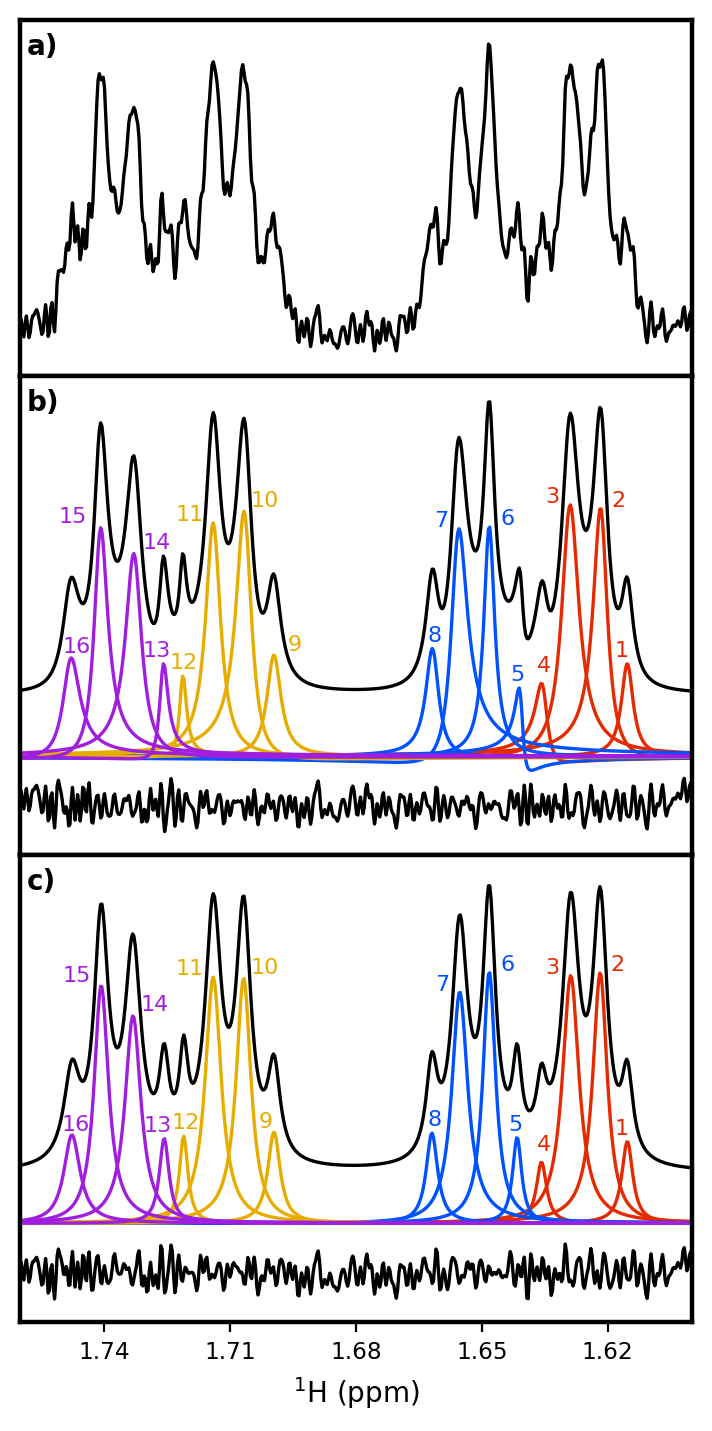

The script that saved this image:
#!/usr/bin/python3

import os
import pathlib

import numpy as np

import matplotlib as mpl
import matplotlib.pyplot as plt
import matplotlib.transforms as transforms
plt.style.use('../stylesheet.mplstyle')

from nmrespy.core import Estimator

# ------------------------------------------------------------------------
# Set to True to carry out estimation.
# Set to False to reload already obtained results and simply plot figure
ESTIMATE = False

B = 0.05 # Bottom of lowest axes
T = 0.98 # Top of highest axes
R = 0.98 # Rightmost position of axes
L = 0.02 # Leftmost position of axes
H_SEP = 0.01 # Horizontal separation of figs a) -> c) and d) -> f)
INSET_RECT = [0.05, 0.5, 0.27, 0.4] # Location of inset axes in panels e) and f)
FIGSIZE = (3.5, 7) # Figure size (inches)
# x-ticks of panels a) -> f)
XTICKS = 4 * [[1.74 - i * (0.03) for i in range(5)]]
YLIMS = [ # y-limits of panels a) -> f)
    (-1.5E4, 1.3E5),
    (-4E4, 1.55E5),
    (-4E4, 1.5E5),
]
COLORS = plt.rcParams['axes.prop_cycle'].by_key()['color'] # Need at least 5 colors

DISPS = [
    # b)
    iter([
         (0.003, 3000), # 1
         (-0.0025, 1000),
         (0.006, 1000),
         (0.001, 5000),
         (0.002, 3000),
         (-0.0025, 1000), # 6
         (0.006, 1000),
         (0.001, 3000),
         (-0.0035, 2000),
         (-0.0015, 2000),
         (0.009, 1000), # 11
         (0.003, 3000),
         (0.005, 3000),
         (-0.002, 2000),
         (0.01, 2000),
         (0.002, 2000), # 16
    ]),
    # c)
    iter([
        (0.003, 3000), # 1
        (-0.0025, 1000),
        (0.006, 1000),
        (0.001, 5000),
        (0.002, 3000),
        (-0.0025, 1000), # 6
        (0.006, 1000),
        (0.001, 3000),
        (0.0035, 2000),
        (-0.0015, 2000),
        (0.009, 1000), # 11
        (0.003, 3000),
        (0.005, 3000),
        (-0.002, 2000),
        (0.009, 2000),
        (0.0027, 2000), # 16
    ]),
]


LABEL_FS = 8 # Fontsize of oscillator labels
MODEL_SHIFTS = iter([2.5E4, 2E4]) # Upward displacement of model plots (+ve)
RESID_SHIFTS = iter([2E4, 2E4]) # Downward displacement of residual plots (+ve)
# ------------------------------------------------------------------------

def estimate():
    pwd = pathlib.Path.cwd()
    if not (relpath := pwd / 'results').is_dir():
        os.mkdir(relpath)

    datapath = pwd / '../data/2/pdata/1' 

    estimator.frequency_filter([[1.76, 1.6]], [[-4.6, -5.2]])
    estimator.matrix_pencil(M=16)
    estimator.to_pickle(path="result/mpm", force_overwrite=True)
    estimator.nonlinear_programming(phase_variance=True, max_iterations=400, fprint=False)
    estimator.to_pickle(path="result/nlp", force_overwrite=True)

    desc = "1mM artemisinin in DMSO-d6"
    for fmt in ["txt", "pdf", "csv"]:
        if fmt == "pdf":
            desc.replace("1mM", "$1$m\\textsc{M}")
            desc.replace("d6", "\\emph{d}$_6$")
        estimator.write_result(
            path="result/artemisinin_result", fmt=fmt, description=desc,
            force_overwrite=True,
        )

    np.savetxt("result/errors.txt", estimator.get_errors())
    np.savetxt('result/parameters.txt', estimator.get_result())


def plot():

    try:
        estimators = [
            Estimator.from_pickle(path="result/mpm"),
            Estimator.from_pickle(path="result/nlp"),
        ]

    except:
        raise IOError("Couldn't find pickled estimator files")

    # Colors of each oscillator
    col_indices = 2 * [4 * [0] + 4 * [1] + 4 * [2] + 4 * [3]]
    # List of plots
    # Info will be extracted from these to construct customised plots
    plots = []
    for inds, est in zip(col_indices, estimators):
        cols = [COLORS[i] for i in inds]
        # Prevent error for estimators which have only had MPM run
        est._saveable = True
        plots.append(est.plot_result(data_color='k', oscillator_colors=cols))

    shifts = plots[0].lines['data'].get_xdata()
    spectrum = plots[0].lines['data'].get_ydata()

    # --- Construct figure ---------------------------------------------------
    fig = plt.figure(figsize=FIGSIZE)
    xlims = 3 * [(shifts[0], shifts[-1])]

    # Determine axes geometries
    lefts = 3 * [L]
    widths = 3 * [(R - L)]
    heights = []
    bottoms = []
    spans = [abs(YLIMS[i][1] - YLIMS[i][0]) for i in range(0, 3)]
    heights = [s / sum(spans) * (T - B) for s in spans]
    bottoms = [B + sum(heights[i:]) for i in range(1, 4)]
    dims = [[l, b, w, h] for l, b, w, h in zip(lefts, bottoms, widths, heights)]

    # Create axes a), b) and c)
    axs = []
    for i, (dim, xl, yl, xtks) in enumerate(zip(dims, xlims, YLIMS, XTICKS)):
        axs.append(fig.add_axes(dim))
        ax = axs[-1]
        # labels for each panel
        # `trans` ensures x is in axes coords and y is in figure coords
        trans = transforms.blended_transform_factory(
            axs[-1].transAxes, fig.transFigure,
        )
        ax.text(
            0.01, dim[1] + dim[3] - 0.025, f'{chr(i + 97)})',
            transform=trans, fontsize=10, weight='bold'
        )
        # Set limits
        ax.set_xlim(xl)
        ax.set_ylim(yl)
        ax.set_xticks(xtks)
        if i == 2:
            ax.set_xlabel('$^1$H (ppm)')
        else:
            ax.set_xticklabels([])


    # Plot original data in panel a)
    axs[0].plot(shifts, spectrum, color='k')

    # Extract oscillator lines and labels
    lines = []
    labels = []
    for p in plots:
        # Strip data plot residual plots from lines (first and last elements)
        lines.append([line for line in p.lines.values()][1:-1])
        labels.append([lab for lab in p.labels.values()])


    # Loop over b), c)
    # These axes will show individual oscillators
    osc_axes = axs[1:]
    for i, (ax, lns, lbs, dsps) in enumerate(zip(osc_axes, lines, labels, DISPS)):
        model = np.zeros(lns[0].get_xdata().shape)
        for j, (ln, lb) in enumerate(zip(lns, lbs)):
            # Plot oscillator line
            color = ln.get_color()
            x_ln = ln.get_xdata()
            y_ln = ln.get_ydata()
            ax.plot(x_ln, y_ln, color=color)

            model += y_ln
            # Add oscillator text label
            x_lb, y_lb = lb.get_position()
            txt = lb.get_text()
            d_x, d_y = next(dsps)
            ax.text(x_lb + d_x, y_lb + d_y, txt, color=color,
                    fontsize=LABEL_FS, zorder=200)

        # Plot model and residual
        residual = spectrum - model
        ax.plot(shifts, model + next(MODEL_SHIFTS), color='k')
        ax.plot(shifts, residual - next(RESID_SHIFTS), color='k')

    fig.savefig(
        'artemisinin.png', transparent=False, facecolor='#ffffff',
        dpi=200,
    )

if __name__ == '__main__':
    if ESTIMATE:
        estimate()
    plot()
